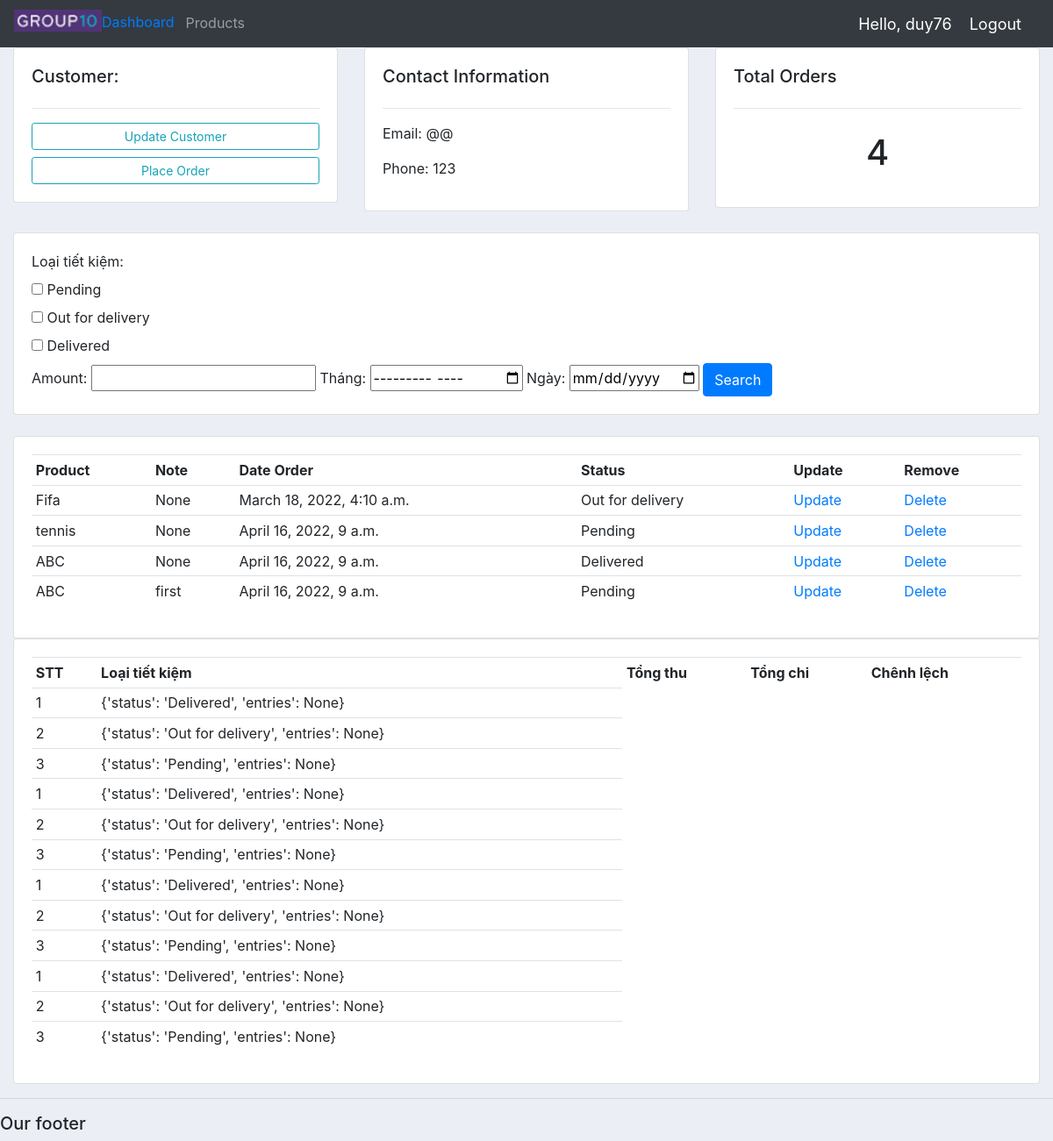
The app's page /customer/1/ (signed in) with its own data.
### account/models.py (models this page shows, shortened)
class Customer(models.Model):
    user = models.OneToOneField(User,null=True,blank=True,on_delete=models.CASCADE)
    name = models.CharField(max_length=200, null=True)
    phone = models.CharField(max_length=200, null=True)
    email = models.CharField(max_length=200, null=True)
    profile_pic = models.ImageField(default="logo2.png",null=True,blank=True)
    date_created = models.DateTimeField(auto_now_add=True, null=True)

class Orders(models.Model):
    STATUS = (
        ('Pending','Pending'),
        ('Out for delivery','Out for delivery'),
        ('Delivered','Delivered'),
        )
    customer = models.ForeignKey(Customer,null=True,on_delete = models.SET_NULL)
    products = models.ForeignKey(Products,null=True,on_delete = models.SET_NULL)
    date_created = models.DateTimeField(auto_now_add=True, null=True)
    status = models.CharField(max_length=200, null=True,choices=STATUS)
    amount = models.FloatField(null=True)
    note = models.CharField(max_length=1000,null=True)

class Products(models.Model):
    CATEGORY = (
        ('3 tháng','3 tháng'),
        ('6 tháng','6 tháng'),
        ('Không kỳ hạn','Không kỳ hạn')
        )
    name = models.CharField(max_length=200, null=True)
    price = models.FloatField(null=True)
    category = models.CharField(max_length=200, null=True,choices=CATEGORY)
    description = models.CharField(max_length=200, null=True,blank=True)
    date_created = models.DateTimeField(auto_now_add=True, null=True)
    tags = models.ManyToManyField(Tag)
    def __str__(self):
        return self.name

### account/decorators.py (the view)
        def wrapper_func(request, *args, **kwargs):
            group=None
            if request.user.groups.exists():
                group = request.user.groups.all()[0].name
            if group in allowed_roles:
                return view_func(request,*args,**kwargs)
            else:
                return HttpResponse('You are not authorized to view this page')

### account/views.py (called while the page is built)
@login_required(login_url='login')
@allowed_users(allowed_roles=['admin'])
def customer(request,pk_test):
    customer = Customer.objects.get(id=pk_test)
    orders = customer.orders_set.all()
    orders_count= orders.count()
    myFilter = OrderFilter(request.GET, queryset=orders)
    orders = myFilter.qs
    amounts = orders.values('status').annotate(entries=Sum('amount'))
    context = {'customer':customer,'orders':orders,'orders_count':orders_count,
    'myFilter':myFilter,'amounts':amounts}
    return render(request, 'accounts/customer.html',context)

### account/templates/accounts/customer.html
{% extends 'accounts/main.html' %}
{% block content %}
<div class="row">
	<div class="col-md">
		<div class="card card-body">
			<h5>Customer:</h5>
			<hr>
			<a class="btn btn-outline-info  btn-sm btn-block" href="">Update Customer</a>
			<a class="btn btn-outline-info  btn-sm btn-block" href="{% url 'create_order' customer.id %}">Place Order</a>
		</div>
	</div>
	<div class="col-md">
		<div class="card card-body">
			<h5>Contact Information</h5>
			<hr>
			<p>Email: {{customer.email}}</p>
			<p>Phone: {{customer.phone}}</p>
		</div>
	</div>
	<div class="col-md">
		<div class="card card-body">
			<h5>Total Orders</h5>
			<hr>
			<h1 style="text-align: center;padding: 10px">{{orders_count}}</h1>
		</div>
	</div>
</div>
<br>
<div class="row">
	<div class="col">
		<div class="card card-body">
			<form method="get">
				{{myFilter.form}}
		    <button class="btn btn-primary" type="submit">Search</button>
		  </form>
		</div>
	</div>
</div>
<br>
<div class="row">
	<div class="col-md">
		<div class="card card-body">
			<table class="table table-sm">
				<tr>
					<th>Product</th>
					<th>Note</th>
					<th>Date Order</th>
					<th>Status</th>
					<th>Update</th>
					<th>Remove</th>
				</tr>
				{% for order in orders%}
					<tr>
						<td>{{order.products}}</td>
						<td>{{order.note}}</td>
						<td>{{order.date_created}}</td>
						<td>{{order.status}}</td>
						<td><a href="{% url 'update_order' order.id %}">Update</a></td>
						<td><a href="{% url 'delete_order' order.id %}">Delete</a></td>
					</tr>
				{% endfor %}
			</table>
		</div>
	</div>
</div>
<div class="row">
	<div class="col-md">
		<div class="card card-body">
			<table class="table table-sm">
				<tr>
					<th>STT</th>
					<th>Loại tiết kiệm</th>
					<th>Tổng thu</th>
					<th>Tổng chi</th>
					<th>Chênh lệch</th>
				</tr>
				{% for amount in amounts%}
				<tr>
					<td>{{ forloop.counter }}</td>
					<td> {{amount}}</td>
				</tr>
				{% endfor %}
			</table>
		</div>
	</div>
</div>
{% endblock content %}

### account/templates/accounts/main.html (shortened to what this page needs)
{% load static %}
<!DOCTYPE html>
<html>
<head>
    <link rel="stylesheet" href="https://cdn.jsdelivr.net/npm/bootstrap@4.3.1/dist/css/bootstrap.min.css">
	<link rel="stylesheet" type="text/css" href="/static/css/main.css">
</head>
<body>
    {% include 'accounts/navbar.html' %}
	<div class="container-fluid">
    {% block content %}
    {% endblock %}
	</div>
    <hr>
    <h5>Our footer</h5>
</body>
</html>

### account/templates/accounts/navbar.html (shortened to what this page needs)
{% load static %}
<nav class="navbar navbar-expand-lg navbar-dark bg-dark">
  <img style="max-width:100px; margin-top: -7px;" src="/static/images/logo1.png">
  <div class="collapse navbar-collapse" id="navbarNav">
    <ul class="navbar-nav">
      {% if request.user.is_staff %}
      <li style="max-width:100px; margin-top: 5px; margin-right: 5px;" class="nav-item active">
        <a  class="nav-linsk" href="{% url 'home' %}">Dashboard</a>
      </li>
      <li style="max-width:100px; margin-top: -2px; margin-right: 5px;" class="nav-item">
        <a class="nav-link" href="{% url 'products' %}">Products</a>
      </li>
      {% endif %}
    </ul>
  </div>
  <span class="hello-msg">Hello, {{request.user}}</span>
  <span ><a class="hello-msg" href="{% url 'logout' %}">Logout</a></span>
</nav>

### static/css/main.css (style rules this page uses)
img { width: 100%; height: auto; }
body { background-color: #ebeff5; }

### account/templates/accounts/navbar.html (style rules this page uses)
.hello-msg { font-size: 18px; color: #fff; margin-right: 20px; }

### records on screen
Customer: email "@@", phone "123"
Orders: products "Fifa", note "None", date_created "March 18, 2022, 4:10 a.m.", status "Out for delivery", amounts "{'status': 'Delivered', 'entries': None}" "{'status': 'Out for delivery', 'entries': None}" "{'status': 'Pending', 'entries': None}"
Orders: products "tennis", note "None", date_created "April 16, 2022, 9 a.m.", status "Pending", amounts "{'status': 'Delivered', 'entries': None}" "{'status': 'Out for delivery', 'entries': None}" "{'status': 'Pending', 'entries': None}"
Orders: products "ABC", note "None", date_created "April 16, 2022, 9 a.m.", status "Delivered", amounts "{'status': 'Delivered', 'entries': None}" "{'status': 'Out for delivery', 'entries': None}" "{'status': 'Pending', 'entries': None}"
Orders: products "ABC", note "first", date_created "April 16, 2022, 9 a.m.", status "Pending", amounts "{'status': 'Delivered', 'entries': None}" "{'status': 'Out for delivery', 'entries': None}" "{'status': 'Pending', 'entries': None}"

### other values on screen
{{ request.user }} "duy76"
{{ orders_count }} "4"
